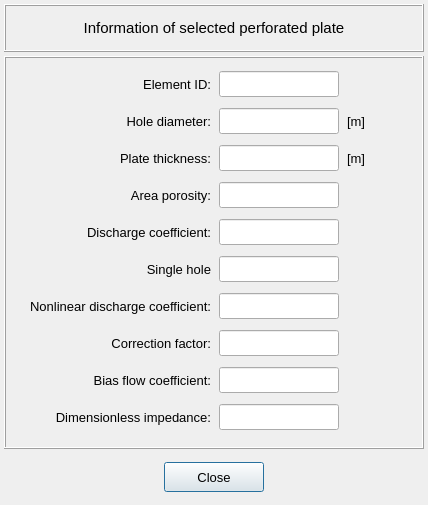
<?xml version="1.0" encoding="UTF-8"?>
<ui version="4.0">
 <class>Dialog</class>
 <widget class="QDialog" name="Dialog">
  <property name="geometry">
   <rect>
    <x>0</x>
    <y>0</y>
    <width>428</width>
    <height>505</height>
   </rect>
  </property>
  <property name="minimumSize">
   <size>
    <width>0</width>
    <height>400</height>
   </size>
  </property>
  <property name="maximumSize">
   <size>
    <width>428</width>
    <height>600</height>
   </size>
  </property>
  <property name="windowTitle">
   <string>Information of selected group</string>
  </property>
  <layout class="QGridLayout" name="gridLayout">
   <property name="leftMargin">
    <number>4</number>
   </property>
   <property name="topMargin">
    <number>4</number>
   </property>
   <property name="rightMargin">
    <number>4</number>
   </property>
   <property name="bottomMargin">
    <number>4</number>
   </property>
   <property name="spacing">
    <number>4</number>
   </property>
   <item row="0" column="0">
    <widget class="QFrame" name="frame">
     <property name="minimumSize">
      <size>
       <width>420</width>
       <height>48</height>
      </size>
     </property>
     <property name="maximumSize">
      <size>
       <width>420</width>
       <height>48</height>
      </size>
     </property>
     <property name="frameShape">
      <enum>QFrame::Box</enum>
     </property>
     <property name="frameShadow">
      <enum>QFrame::Raised</enum>
     </property>
     <property name="lineWidth">
      <number>1</number>
     </property>
     <layout class="QGridLayout" name="gridLayout_3">
      <property name="leftMargin">
       <number>0</number>
      </property>
      <property name="topMargin">
       <number>0</number>
      </property>
      <property name="rightMargin">
       <number>0</number>
      </property>
      <property name="bottomMargin">
       <number>0</number>
      </property>
      <property name="spacing">
       <number>0</number>
      </property>
      <item row="0" column="0">
       <widget class="QLabel" name="title_label">
        <property name="minimumSize">
         <size>
          <width>0</width>
          <height>0</height>
         </size>
        </property>
        <property name="maximumSize">
         <size>
          <width>446</width>
          <height>16777215</height>
         </size>
        </property>
        <property name="font">
         <font>
          <pointsize>11</pointsize>
         </font>
        </property>
        <property name="text">
         <string>Information of selected perforated plate</string>
        </property>
        <property name="textFormat">
         <enum>Qt::AutoText</enum>
        </property>
        <property name="alignment">
         <set>Qt::AlignCenter</set>
        </property>
       </widget>
      </item>
     </layout>
    </widget>
   </item>
   <item row="1" column="0">
    <widget class="QFrame" name="frame_2">
     <property name="minimumSize">
      <size>
       <width>420</width>
       <height>0</height>
      </size>
     </property>
     <property name="maximumSize">
      <size>
       <width>420</width>
       <height>16777215</height>
      </size>
     </property>
     <property name="frameShape">
      <enum>QFrame::Box</enum>
     </property>
     <property name="frameShadow">
      <enum>QFrame::Raised</enum>
     </property>
     <layout class="QGridLayout" name="gridLayout_4">
      <property name="leftMargin">
       <number>4</number>
      </property>
      <property name="topMargin">
       <number>4</number>
      </property>
      <property name="rightMargin">
       <number>4</number>
      </property>
      <property name="bottomMargin">
       <number>4</number>
      </property>
      <property name="spacing">
       <number>4</number>
      </property>
      <item row="1" column="0">
       <widget class="QScrollArea" name="scrollArea">
        <property name="frameShape">
         <enum>QFrame::NoFrame</enum>
        </property>
        <property name="widgetResizable">
         <bool>true</bool>
        </property>
        <widget class="QWidget" name="scrollAreaWidgetContents">
         <property name="geometry">
          <rect>
           <x>0</x>
           <y>0</y>
           <width>408</width>
           <height>381</height>
          </rect>
         </property>
         <layout class="QGridLayout" name="gridLayout_5">
          <property name="leftMargin">
           <number>0</number>
          </property>
          <property name="topMargin">
           <number>0</number>
          </property>
          <property name="rightMargin">
           <number>0</number>
          </property>
          <property name="bottomMargin">
           <number>0</number>
          </property>
          <property name="spacing">
           <number>6</number>
          </property>
          <item row="0" column="0">
           <widget class="QFrame" name="frame_4">
            <property name="frameShape">
             <enum>QFrame::NoFrame</enum>
            </property>
            <property name="frameShadow">
             <enum>QFrame::Raised</enum>
            </property>
            <layout class="QGridLayout" name="gridLayout_2">
             <property name="leftMargin">
              <number>4</number>
             </property>
             <property name="topMargin">
              <number>4</number>
             </property>
             <property name="rightMargin">
              <number>4</number>
             </property>
             <property name="bottomMargin">
              <number>4</number>
             </property>
             <property name="horizontalSpacing">
              <number>8</number>
             </property>
             <item row="2" column="2">
              <widget class="QLineEdit" name="lineEdit_plate_thickness">
               <property name="minimumSize">
                <size>
                 <width>120</width>
                 <height>26</height>
                </size>
               </property>
               <property name="maximumSize">
                <size>
                 <width>120</width>
                 <height>26</height>
                </size>
               </property>
               <property name="font">
                <font>
                 <pointsize>10</pointsize>
                </font>
               </property>
               <property name="alignment">
                <set>Qt::AlignCenter</set>
               </property>
              </widget>
             </item>
             <item row="2" column="3">
              <widget class="QLabel" name="label_21">
               <property name="sizePolicy">
                <sizepolicy hsizetype="Preferred" vsizetype="Preferred">
                 <horstretch>0</horstretch>
                 <verstretch>0</verstretch>
                </sizepolicy>
               </property>
               <property name="minimumSize">
                <size>
                 <width>50</width>
                 <height>26</height>
                </size>
               </property>
               <property name="maximumSize">
                <size>
                 <width>50</width>
                 <height>26</height>
                </size>
               </property>
               <property name="font">
                <font>
                 <pointsize>10</pointsize>
                </font>
               </property>
               <property name="text">
                <string>[m]</string>
               </property>
               <property name="alignment">
                <set>Qt::AlignLeading|Qt::AlignLeft|Qt::AlignVCenter</set>
               </property>
              </widget>
             </item>
             <item row="3" column="1">
              <widget class="QLabel" name="label_area_porosity">
               <property name="sizePolicy">
                <sizepolicy hsizetype="Preferred" vsizetype="Preferred">
                 <horstretch>0</horstretch>
                 <verstretch>0</verstretch>
                </sizepolicy>
               </property>
               <property name="minimumSize">
                <size>
                 <width>0</width>
                 <height>26</height>
                </size>
               </property>
               <property name="maximumSize">
                <size>
                 <width>190</width>
                 <height>26</height>
                </size>
               </property>
               <property name="font">
                <font>
                 <pointsize>10</pointsize>
                </font>
               </property>
               <property name="text">
                <string>Area porosity:</string>
               </property>
               <property name="alignment">
                <set>Qt::AlignRight|Qt::AlignTrailing|Qt::AlignVCenter</set>
               </property>
              </widget>
             </item>
             <item row="1" column="2">
              <widget class="QLineEdit" name="lineEdit_hole_diameter">
               <property name="minimumSize">
                <size>
                 <width>120</width>
                 <height>26</height>
                </size>
               </property>
               <property name="maximumSize">
                <size>
                 <width>120</width>
                 <height>26</height>
                </size>
               </property>
               <property name="font">
                <font>
                 <pointsize>10</pointsize>
                </font>
               </property>
               <property name="alignment">
                <set>Qt::AlignCenter</set>
               </property>
              </widget>
             </item>
             <item row="7" column="2">
              <widget class="QLineEdit" name="lineEdit_correction_factor">
               <property name="minimumSize">
                <size>
                 <width>120</width>
                 <height>26</height>
                </size>
               </property>
               <property name="maximumSize">
                <size>
                 <width>120</width>
                 <height>26</height>
                </size>
               </property>
               <property name="font">
                <font>
                 <pointsize>10</pointsize>
                </font>
               </property>
               <property name="alignment">
                <set>Qt::AlignCenter</set>
               </property>
              </widget>
             </item>
             <item row="6" column="2">
              <widget class="QLineEdit" name="lineEdit_non_linear_discharge_coefficient">
               <property name="minimumSize">
                <size>
                 <width>120</width>
                 <height>26</height>
                </size>
               </property>
               <property name="maximumSize">
                <size>
                 <width>120</width>
                 <height>26</height>
                </size>
               </property>
               <property name="font">
                <font>
                 <pointsize>10</pointsize>
                </font>
               </property>
               <property name="alignment">
                <set>Qt::AlignCenter</set>
               </property>
              </widget>
             </item>
             <item row="9" column="2">
              <widget class="QLineEdit" name="lineEdit_dimensionless_impedance">
               <property name="minimumSize">
                <size>
                 <width>120</width>
                 <height>26</height>
                </size>
               </property>
               <property name="maximumSize">
                <size>
                 <width>120</width>
                 <height>26</height>
                </size>
               </property>
               <property name="font">
                <font>
                 <pointsize>10</pointsize>
                </font>
               </property>
               <property name="alignment">
                <set>Qt::AlignCenter</set>
               </property>
              </widget>
             </item>
             <item row="3" column="2">
              <widget class="QLineEdit" name="lineEdit_area_porosity">
               <property name="minimumSize">
                <size>
                 <width>120</width>
                 <height>26</height>
                </size>
               </property>
               <property name="maximumSize">
                <size>
                 <width>120</width>
                 <height>26</height>
                </size>
               </property>
               <property name="font">
                <font>
                 <pointsize>10</pointsize>
                </font>
               </property>
               <property name="alignment">
                <set>Qt::AlignCenter</set>
               </property>
              </widget>
             </item>
             <item row="5" column="2">
              <widget class="QLineEdit" name="lineEdit_single_hole">
               <property name="minimumSize">
                <size>
                 <width>120</width>
                 <height>26</height>
                </size>
               </property>
               <property name="maximumSize">
                <size>
                 <width>120</width>
                 <height>26</height>
                </size>
               </property>
               <property name="font">
                <font>
                 <pointsize>10</pointsize>
                </font>
               </property>
               <property name="alignment">
                <set>Qt::AlignCenter</set>
               </property>
              </widget>
             </item>
             <item row="4" column="1">
              <widget class="QLabel" name="label_discharge_coefficient">
               <property name="sizePolicy">
                <sizepolicy hsizetype="Preferred" vsizetype="Preferred">
                 <horstretch>0</horstretch>
                 <verstretch>0</verstretch>
                </sizepolicy>
               </property>
               <property name="minimumSize">
                <size>
                 <width>0</width>
                 <height>26</height>
                </size>
               </property>
               <property name="maximumSize">
                <size>
                 <width>190</width>
                 <height>26</height>
                </size>
               </property>
               <property name="font">
                <font>
                 <pointsize>10</pointsize>
                </font>
               </property>
               <property name="text">
                <string>Discharge coefficient:</string>
               </property>
               <property name="alignment">
                <set>Qt::AlignRight|Qt::AlignTrailing|Qt::AlignVCenter</set>
               </property>
              </widget>
             </item>
             <item row="8" column="1">
              <widget class="QLabel" name="label_bias_flow_coefficient">
               <property name="sizePolicy">
                <sizepolicy hsizetype="Preferred" vsizetype="Preferred">
                 <horstretch>0</horstretch>
                 <verstretch>0</verstretch>
                </sizepolicy>
               </property>
               <property name="minimumSize">
                <size>
                 <width>0</width>
                 <height>26</height>
                </size>
               </property>
               <property name="maximumSize">
                <size>
                 <width>190</width>
                 <height>26</height>
                </size>
               </property>
               <property name="font">
                <font>
                 <pointsize>10</pointsize>
                </font>
               </property>
               <property name="text">
                <string>Bias flow coefficient:</string>
               </property>
               <property name="alignment">
                <set>Qt::AlignRight|Qt::AlignTrailing|Qt::AlignVCenter</set>
               </property>
              </widget>
             </item>
             <item row="0" column="2">
              <widget class="QLineEdit" name="lineEdit_perforated_plate_elements">
               <property name="minimumSize">
                <size>
                 <width>120</width>
                 <height>26</height>
                </size>
               </property>
               <property name="maximumSize">
                <size>
                 <width>120</width>
                 <height>26</height>
                </size>
               </property>
               <property name="font">
                <font>
                 <pointsize>10</pointsize>
                </font>
               </property>
               <property name="alignment">
                <set>Qt::AlignCenter</set>
               </property>
              </widget>
             </item>
             <item row="1" column="3">
              <widget class="QLabel" name="label_20">
               <property name="sizePolicy">
                <sizepolicy hsizetype="Preferred" vsizetype="Preferred">
                 <horstretch>0</horstretch>
                 <verstretch>0</verstretch>
                </sizepolicy>
               </property>
               <property name="minimumSize">
                <size>
                 <width>50</width>
                 <height>26</height>
                </size>
               </property>
               <property name="maximumSize">
                <size>
                 <width>50</width>
                 <height>26</height>
                </size>
               </property>
               <property name="font">
                <font>
                 <pointsize>10</pointsize>
                </font>
               </property>
               <property name="text">
                <string>[m]</string>
               </property>
               <property name="alignment">
                <set>Qt::AlignLeading|Qt::AlignLeft|Qt::AlignVCenter</set>
               </property>
              </widget>
             </item>
             <item row="0" column="1">
              <widget class="QLabel" name="label_selection_label">
               <property name="sizePolicy">
                <sizepolicy hsizetype="Preferred" vsizetype="Preferred">
                 <horstretch>0</horstretch>
                 <verstretch>0</verstretch>
                </sizepolicy>
               </property>
               <property name="minimumSize">
                <size>
                 <width>0</width>
                 <height>26</height>
                </size>
               </property>
               <property name="maximumSize">
                <size>
                 <width>190</width>
                 <height>26</height>
                </size>
               </property>
               <property name="font">
                <font>
                 <pointsize>10</pointsize>
                </font>
               </property>
               <property name="text">
                <string>Element ID:</string>
               </property>
               <property name="alignment">
                <set>Qt::AlignRight|Qt::AlignTrailing|Qt::AlignVCenter</set>
               </property>
              </widget>
             </item>
             <item row="9" column="1">
              <widget class="QLabel" name="label_dimensionless_impedance">
               <property name="sizePolicy">
                <sizepolicy hsizetype="Preferred" vsizetype="Preferred">
                 <horstretch>0</horstretch>
                 <verstretch>0</verstretch>
                </sizepolicy>
               </property>
               <property name="minimumSize">
                <size>
                 <width>0</width>
                 <height>26</height>
                </size>
               </property>
               <property name="maximumSize">
                <size>
                 <width>190</width>
                 <height>26</height>
                </size>
               </property>
               <property name="sizeIncrement">
                <size>
                 <width>0</width>
                 <height>0</height>
                </size>
               </property>
               <property name="font">
                <font>
                 <pointsize>10</pointsize>
                </font>
               </property>
               <property name="text">
                <string>Dimensionless impedance:</string>
               </property>
               <property name="alignment">
                <set>Qt::AlignRight|Qt::AlignTrailing|Qt::AlignVCenter</set>
               </property>
              </widget>
             </item>
             <item row="2" column="1">
              <widget class="QLabel" name="label_thickness">
               <property name="sizePolicy">
                <sizepolicy hsizetype="Preferred" vsizetype="Preferred">
                 <horstretch>0</horstretch>
                 <verstretch>0</verstretch>
                </sizepolicy>
               </property>
               <property name="minimumSize">
                <size>
                 <width>0</width>
                 <height>26</height>
                </size>
               </property>
               <property name="maximumSize">
                <size>
                 <width>190</width>
                 <height>26</height>
                </size>
               </property>
               <property name="font">
                <font>
                 <pointsize>10</pointsize>
                </font>
               </property>
               <property name="text">
                <string>Plate thickness:</string>
               </property>
               <property name="alignment">
                <set>Qt::AlignRight|Qt::AlignTrailing|Qt::AlignVCenter</set>
               </property>
              </widget>
             </item>
             <item row="6" column="1">
              <widget class="QLabel" name="label_non_linear_discharge_coefficient">
               <property name="sizePolicy">
                <sizepolicy hsizetype="Preferred" vsizetype="Preferred">
                 <horstretch>0</horstretch>
                 <verstretch>0</verstretch>
                </sizepolicy>
               </property>
               <property name="minimumSize">
                <size>
                 <width>0</width>
                 <height>26</height>
                </size>
               </property>
               <property name="maximumSize">
                <size>
                 <width>190</width>
                 <height>26</height>
                </size>
               </property>
               <property name="font">
                <font>
                 <pointsize>10</pointsize>
                </font>
               </property>
               <property name="text">
                <string>Nonlinear discharge coefficient:</string>
               </property>
               <property name="alignment">
                <set>Qt::AlignRight|Qt::AlignTrailing|Qt::AlignVCenter</set>
               </property>
              </widget>
             </item>
             <item row="7" column="1">
              <widget class="QLabel" name="label_correction_factor">
               <property name="sizePolicy">
                <sizepolicy hsizetype="Preferred" vsizetype="Preferred">
                 <horstretch>0</horstretch>
                 <verstretch>0</verstretch>
                </sizepolicy>
               </property>
               <property name="minimumSize">
                <size>
                 <width>0</width>
                 <height>26</height>
                </size>
               </property>
               <property name="maximumSize">
                <size>
                 <width>190</width>
                 <height>26</height>
                </size>
               </property>
               <property name="font">
                <font>
                 <pointsize>10</pointsize>
                </font>
               </property>
               <property name="text">
                <string>Correction factor:</string>
               </property>
               <property name="alignment">
                <set>Qt::AlignRight|Qt::AlignTrailing|Qt::AlignVCenter</set>
               </property>
              </widget>
             </item>
             <item row="1" column="1">
              <widget class="QLabel" name="label_hole_diameter">
               <property name="sizePolicy">
                <sizepolicy hsizetype="Preferred" vsizetype="Preferred">
                 <horstretch>0</horstretch>
                 <verstretch>0</verstretch>
                </sizepolicy>
               </property>
               <property name="minimumSize">
                <size>
                 <width>0</width>
                 <height>26</height>
                </size>
               </property>
               <property name="maximumSize">
                <size>
                 <width>190</width>
                 <height>26</height>
                </size>
               </property>
               <property name="font">
                <font>
                 <pointsize>10</pointsize>
                </font>
               </property>
               <property name="text">
                <string>Hole diameter:</string>
               </property>
               <property name="alignment">
                <set>Qt::AlignRight|Qt::AlignTrailing|Qt::AlignVCenter</set>
               </property>
              </widget>
             </item>
             <item row="1" column="0">
              <spacer name="horizontalSpacer">
               <property name="orientation">
                <enum>Qt::Horizontal</enum>
               </property>
               <property name="sizeHint" stdset="0">
                <size>
                 <width>40</width>
                 <height>20</height>
                </size>
               </property>
              </spacer>
             </item>
             <item row="8" column="2">
              <widget class="QLineEdit" name="lineEdit_bias_flow_coefficient">
               <property name="minimumSize">
                <size>
                 <width>120</width>
                 <height>26</height>
                </size>
               </property>
               <property name="maximumSize">
                <size>
                 <width>120</width>
                 <height>26</height>
                </size>
               </property>
               <property name="font">
                <font>
                 <pointsize>10</pointsize>
                </font>
               </property>
               <property name="alignment">
                <set>Qt::AlignCenter</set>
               </property>
              </widget>
             </item>
             <item row="4" column="2">
              <widget class="QLineEdit" name="lineEdit_discharge_coefficient">
               <property name="minimumSize">
                <size>
                 <width>120</width>
                 <height>26</height>
                </size>
               </property>
               <property name="maximumSize">
                <size>
                 <width>120</width>
                 <height>26</height>
                </size>
               </property>
               <property name="font">
                <font>
                 <pointsize>10</pointsize>
                </font>
               </property>
               <property name="alignment">
                <set>Qt::AlignCenter</set>
               </property>
              </widget>
             </item>
             <item row="5" column="1">
              <widget class="QLabel" name="label_single_hole">
               <property name="sizePolicy">
                <sizepolicy hsizetype="Preferred" vsizetype="Preferred">
                 <horstretch>0</horstretch>
                 <verstretch>0</verstretch>
                </sizepolicy>
               </property>
               <property name="minimumSize">
                <size>
                 <width>0</width>
                 <height>26</height>
                </size>
               </property>
               <property name="maximumSize">
                <size>
                 <width>190</width>
                 <height>26</height>
                </size>
               </property>
               <property name="font">
                <font>
                 <pointsize>10</pointsize>
                </font>
               </property>
               <property name="text">
                <string>Single hole</string>
               </property>
               <property name="alignment">
                <set>Qt::AlignRight|Qt::AlignTrailing|Qt::AlignVCenter</set>
               </property>
              </widget>
             </item>
             <item row="1" column="4">
              <spacer name="horizontalSpacer_2">
               <property name="orientation">
                <enum>Qt::Horizontal</enum>
               </property>
               <property name="sizeHint" stdset="0">
                <size>
                 <width>40</width>
                 <height>20</height>
                </size>
               </property>
              </spacer>
             </item>
            </layout>
           </widget>
          </item>
         </layout>
        </widget>
       </widget>
      </item>
     </layout>
    </widget>
   </item>
   <item row="2" column="0">
    <widget class="QFrame" name="frame_7">
     <property name="minimumSize">
      <size>
       <width>0</width>
       <height>48</height>
      </size>
     </property>
     <property name="maximumSize">
      <size>
       <width>800</width>
       <height>48</height>
      </size>
     </property>
     <property name="frameShape">
      <enum>QFrame::NoFrame</enum>
     </property>
     <property name="frameShadow">
      <enum>QFrame::Raised</enum>
     </property>
     <layout class="QGridLayout" name="gridLayout_11">
      <property name="leftMargin">
       <number>0</number>
      </property>
      <property name="topMargin">
       <number>0</number>
      </property>
      <property name="rightMargin">
       <number>0</number>
      </property>
      <property name="bottomMargin">
       <number>0</number>
      </property>
      <property name="spacing">
       <number>0</number>
      </property>
      <item row="0" column="0">
       <widget class="QPushButton" name="pushButton_close">
        <property name="minimumSize">
         <size>
          <width>100</width>
          <height>30</height>
         </size>
        </property>
        <property name="maximumSize">
         <size>
          <width>100</width>
          <height>30</height>
         </size>
        </property>
        <property name="font">
         <font>
          <family>MS Shell Dlg 2</family>
          <pointsize>10</pointsize>
          <weight>50</weight>
          <italic>false</italic>
          <bold>false</bold>
         </font>
        </property>
        <property name="styleSheet">
         <string notr="true"/>
        </property>
        <property name="text">
         <string>Close</string>
        </property>
       </widget>
      </item>
     </layout>
    </widget>
   </item>
  </layout>
 </widget>
 <resources/>
 <connections/>
</ui>
